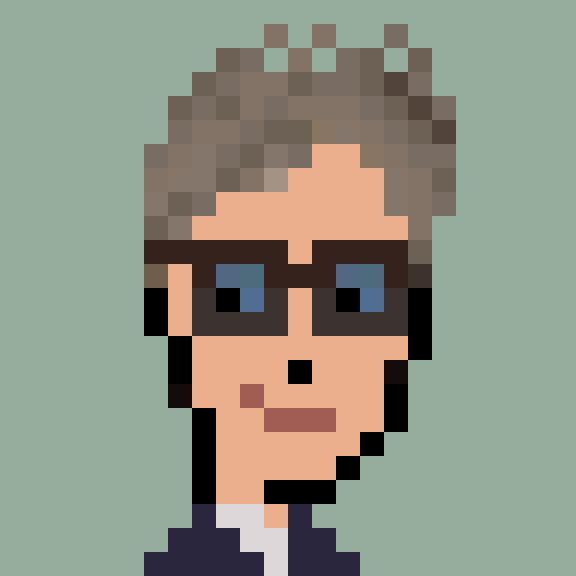
#> input picture lad_057_Hughx.png, 576 x 576 px, given as the content of the folder FORTRAINING6/bespokepunks, which was not available
$ python extract_edges_for_controlnet.py
#> lines starting #> are read from the running program, lines starting #| are printed output that depends on the picture; pictures that were not available may be replaced by others from this repository, and a replacement may not be noted
#!/usr/bin/env python3
"""
Extract edges from all Bespoke Punks for ControlNet training
Uses PIL-based edge detection instead of OpenCV
"""

import numpy as np
from pathlib import Path
from PIL import Image, ImageFilter

def extract_edges(img_path, output_path):
    """Extract edges from image using PIL filters"""
    # Read image
    img = Image.open(img_path).convert('RGB')
#> img is the input picture: PIL image 576x576 RGB; mean R, G, B 143.2, 147.1, 132.5

    # Convert to grayscale
    gray = img.convert('L')
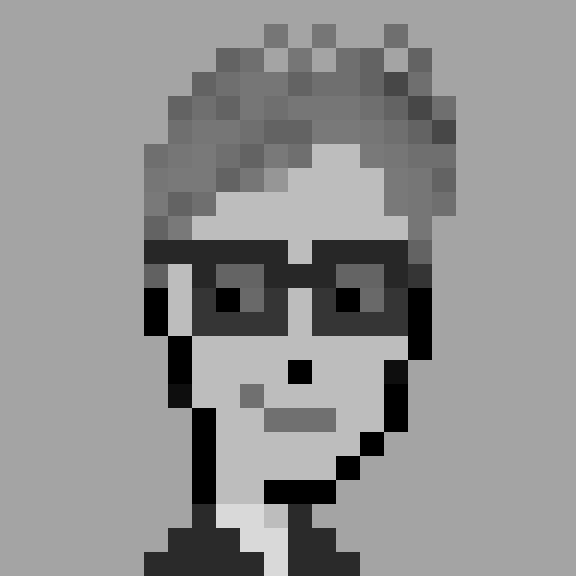
#> gray: PIL image 576x576 L; min 0, max 217, mean 144.1

    # Apply edge detection (combination of filters)
    # Find edges using FIND_EDGES filter
    edges = gray.filter(ImageFilter.FIND_EDGES)
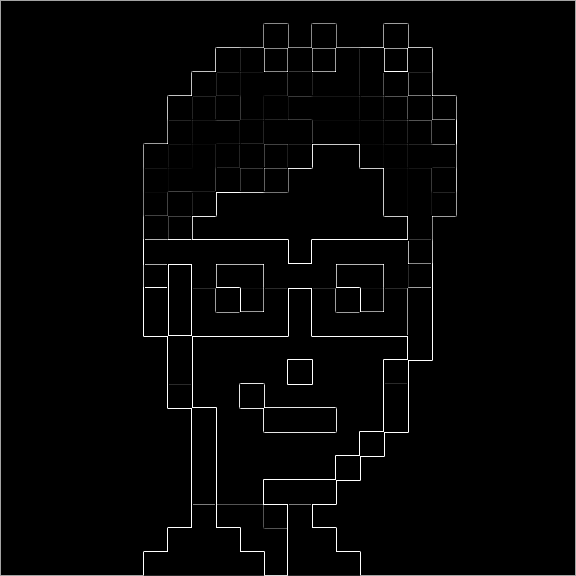
#> edges: PIL image 576x576 L; min 0, max 255, mean 4.7

    # Enhance edges
    edges = edges.point(lambda p: 255 if p > 50 else 0)
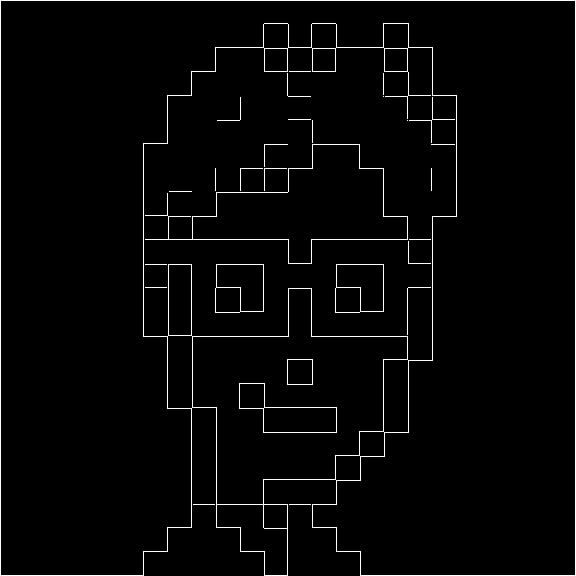
#> edges: PIL image 576x576 L; 2.4% white in thin lines or dots

    # Invert (white edges on black background)
    edges = Image.eval(edges, lambda p: 255 - p)
#> edges: PIL image 576x576 L; 97.6% white; black in thin lines or dots

    # Save
    edges.save(output_path)

    return edges

def main():
    print("🔍 EXTRACTING CANNY EDGES FOR CONTROLNET")
    print("="*80)

    input_dir = Path("FORTRAINING6/bespokepunks")
    output_dir = Path("FORTRAINING6/bespokepunks_edges")
    output_dir.mkdir(exist_ok=True)

    print(f"\n📁 Input:  {input_dir}/")
    print(f"📁 Output: {output_dir}/")
    print()

    count = 0
    failed = 0

    for img_path in sorted(input_dir.glob("*.png")):
        output_path = output_dir / img_path.name

        edges = extract_edges(img_path, output_path)

        if edges is not None:
            count += 1
            print(f"✅ {count:3d}. {img_path.name}")
        else:
            failed += 1
            print(f"❌ Failed: {img_path.name}")

    print()
    print("="*80)
    print(f"✅ Successfully extracted edges: {count} images")
    if failed > 0:
        print(f"❌ Failed: {failed} images")
    print(f"\n📁 Output directory: {output_dir}/")
    print()
    print("Next steps:")
    print("  1. Visually inspect edge maps")
    print("  2. Package with original images for ControlNet training")
    print("  3. Upload to training platform")

if __name__ == "__main__":
    main()
